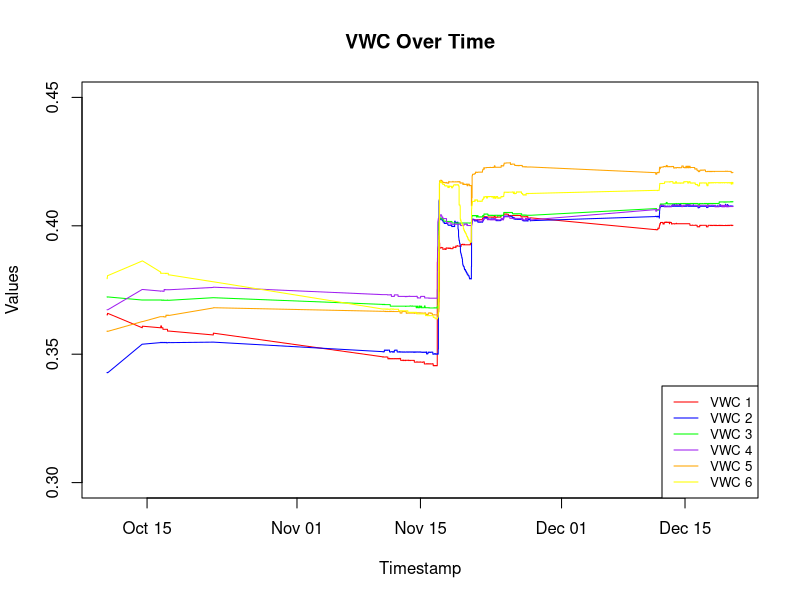
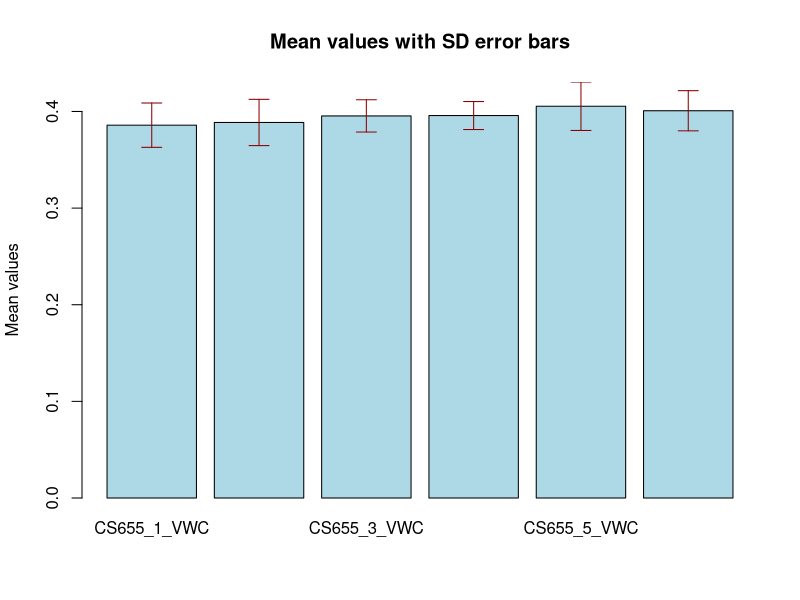
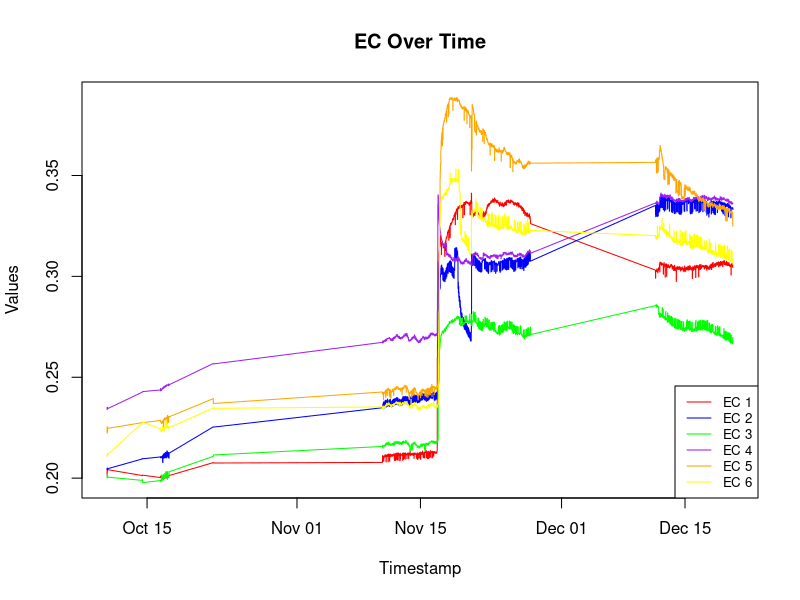
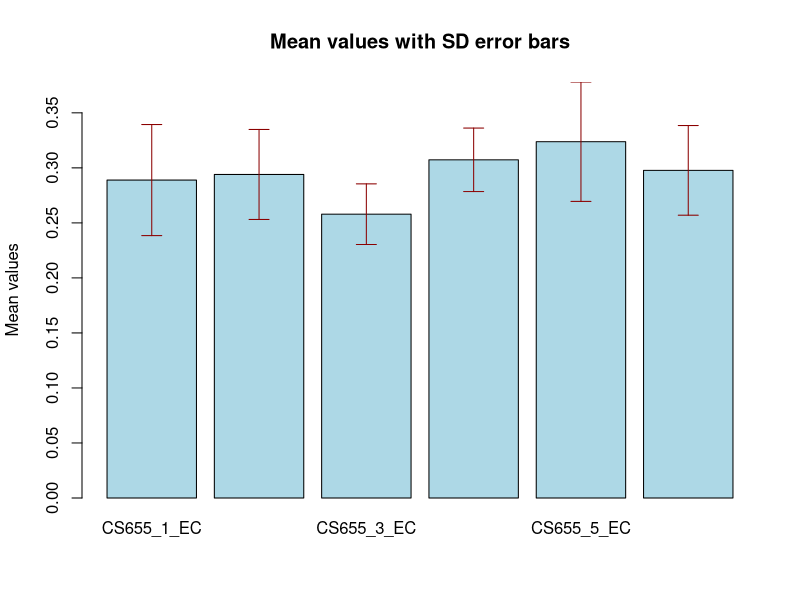
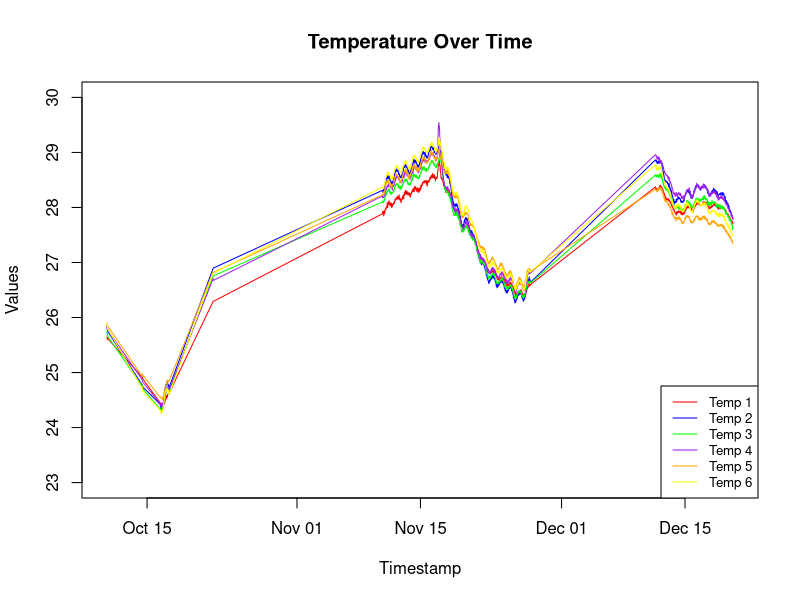
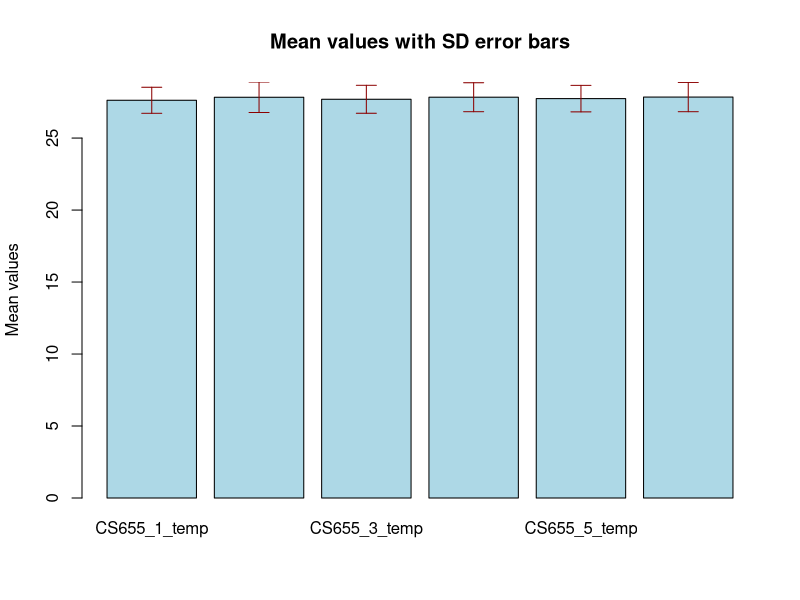

These charts were generated, in order, by the following R code:
#Author Mohammad Bahadori
#codes for Paddock Soil Data Processing

#uploading soil data from .dat file

#Read the file without headers
tempData <- read.table(file = "Ross T1_SoilData.dat", header = FALSE, sep = "\t")

# Check that the file has been read correctly by looking at the top
head(tempData)
str(tempData)

# Set the column names to the values of the second row
colnames(tempData) <- as.character(tempData[2, ])

# Remove unnecessary rows 
SoilData <- tempData[-c(1, 2, 3, 4), ]

# Reset row names to start at 1 and continue sequentially
rownames(SoilData) <- NULL

# Confirm the changes by looking at the top of the modified dataframe
head(SoilData)
str(SoilData)


# Create new data frame 'EC' using the column indices
VWC <- SoilData[, c(1, 3, 6, 9, 12, 15, 18)]
EC <- SoilData[, c(1, 4, 7, 10, 13, 16, 19)]
Temp <- SoilData[, c(1, 5, 8, 11, 14, 17, 20)]


# Alternatively, if the columns are consecutive, you can use
#VWC <- SoilData[, 1:6]
# EC <- SoilData[, 1:6]
#Temp <- SoilData[, 1:6]



#Lets do VWC first

# Check the structure and head of the 'VWC' dataset
str(VWC)
head(VWC)

# Check to see whether data are "as characer" or "numeric"
sapply(VWC[, 2:7], class)

# Convert all columns 2 to 7 to numeric if needed
VWC[, 2:7] <- sapply(VWC[, 2:7], function(x) as.numeric(as.character(x)))

# Remove rows that contain any NaN values
# First, loop through all elements and convert any "nan" or "NAN" strings to NA
VWC[VWC == "nan" | VWC == "NAN"] <- NA

# Then, use na.omit() to remove any rows containing NA values in the dataset
VWC <- na.omit(VWC)

# to exclude rows with any zeros
VWC <- VWC[!apply(VWC == 0, 1, any), ]

# Check the structure and head of the 'VWCp' dataset
str(VWC)
head(VWC)

#Write the 'VWC' dataframe to a .dat file with a tab delimiter and save it
write.table(VWC, file = "VWC1.dat", sep = "\t", row.names = FALSE, col.names = TRUE)

#Create the plot using ggplot2

install.packages("ggplot2")
library(ggplot2)

# Convert the date strings in column 1 to POSIXct datetime objects
VWC[, 1] <- as.POSIXct(VWC[, 1], format = "%d/%m/%Y %H:%M")

#Choose your desired y-axis limits (and change it manually in line below).
#y_min <- min(c(VWC[, 2], VWC[, 3], VWC[, 4], VWC[, 5], VWC[, 6], VWC[, 7]), na.rm = TRUE)
#y_max <- max(c(VWC[, 2], VWC[, 3], VWC[, 4], VWC[, 5], VWC[, 6], VWC[, 7]), na.rm = TRUE)

#Create a plot with timestamp on the x-axis and adjusted y-axis limits (adjust the y_max and y_min as you wish)
plot(VWC[, 1], VWC[, 2], type = 'l', col = 'red', xlab = 'Timestamp', ylab = 'Values',
     main = 'VWC Over Time', ylim = c(0.30, 0.45))

# Add the rest of the series to the same plot
lines(VWC[, 1], VWC[, 3], col = 'blue')
lines(VWC[, 1], VWC[, 4], col = 'green')
lines(VWC[, 1], VWC[, 5], col = 'purple')
lines(VWC[, 1], VWC[, 6], col = 'orange')
lines(VWC[, 1], VWC[, 7], col = 'yellow')
# Add a legend to distinguish the different lines
legend("bottomright", legend = c("VWC 1", "VWC 2", "VWC 3", "VWC 4", "VWC 5", "VWC 6"),
       col = c('red', 'blue', 'green', 'purple', 'orange', 'yellow'), lty = 1, cex = 0.8)

# Do some basic statistics
# Assuming VWC is your dataset with named columns

# List of column names from the 2nd to the 7th
columnNames <- names(VWC)[2:7]

# Calculate mean and SD for each of the specified columns
means <- sapply(VWC[, columnNames], mean, na.rm = TRUE)
sds <- sapply(VWC[, columnNames], sd, na.rm = TRUE)

# Create a new dataframe for the results
results <- data.frame(
  Mean = means,
  SD = sds
)

# Set the row names of the results dataframe to the column names
rownames(results) <- columnNames

# Display the results
print(results)

# make a graph to compare VWC across lysimeters

# Assuming 'results' dataframe contains the mean and SD information
# for each of the columns

# Create a bar plot for the mean values
barplot(results$Mean, names.arg = rownames(results), beside = TRUE,
        col = 'lightblue', ylim = c(0, max(results$Mean + results$SD)),
        main = "Mean values with SD error bars", ylab = "Mean values")

# Add error bars for SD
# Calculate the center position of each bar on the x-axis
bar_centers <- barplot(results$Mean, plot = FALSE)

# Add the error bars using the arrow function
arrows(x0 = bar_centers, y0 = results$Mean - results$SD,
       x1 = bar_centers, y1 = results$Mean + results$SD,
       angle = 90, code = 3, length = 0.1, col = 'darkred')

# Do ANOVA

# Ensure that you have the reshape2 package installed
install.packages("reshape2")
library(reshape2)

#Melt the data frame from wide format to long format for ANOVA
longVWC <- melt(VWC, id.vars = "TIMESTAMP", measure.vars = colnames(VWC)[2:7])

# Perform ANOVA
aov_results <- aov(value ~ variable, data = longVWC)

# Display the summary of the ANOVA
summary(aov_results)

# Post-hoc test if ANOVA significant
if (summary(aov_results)[[1]][["Pr(>F)"]][1] < 0.05) {
  TukeyHSD(aov_results)
} else {
  print("ANOVA is not significant; post-hoc analysis is not applicable.")
}


# Now let's do EC

# Check the structure and head of the 'EC' dataset
str(EC)
head(EC)


# Check to see whether data are "as characer" or "numeric"
sapply(EC[, 2:7], class)

# Convert all columns 2 to 7 to numeric if needed
EC[, 2:7] <- sapply(EC[, 2:7], function(x) as.numeric(as.character(x)))

# Remove rows that contain any NaN values
# First, loop through all elements and convert any "nan" or "NAN" strings to NA
EC[EC == "nan" | EC == "NAN"] <- NA

# Then, use na.omit() to remove any rows containing NA values in the dataset
EC <- na.omit(EC)

# to exclude rows with any zeros
EC <- EC[!apply(EC == 0, 1, any), ]


# Check the structure and head of the 'ECp' dataset
str(EC)
head(EC)


#Write the 'EC' dataframe to a .dat file with a tab delimiter and save it
write.table(EC, file = "EC1.dat", sep = "\t", row.names = FALSE, col.names = TRUE)


#Create the plot using ggplot2
#install.packages("ggplot2")
#library(ggplot2)

# Convert the date strings in column 1 to POSIXct datetime objects
EC[, 1] <- as.POSIXct(EC[, 1], format = "%d/%m/%Y %H:%M")

#Choose your desired y-axis limits (and change it manually in line below).
#y_min <- min(c(EC[, 2], EC[, 3], EC[, 4], EC[, 5], EC[, 6], EC[, 7]), na.rm = TRUE)
#y_max <- max(c(EC[, 2], EC[, 3], EC[, 4], EC[, 5], EC[, 6], EC[, 7]), na.rm = TRUE)

#Create a plot with timestamp on the x-axis and adjusted y-axis limits (adjust the y_max and y_min as you wish)
plot(EC[, 1], EC[, 2], type = 'l', col = 'red', xlab = 'Timestamp', ylab = 'Values', 
     main = 'EC Over Time', ylim = c(0.1978, 0.3887))

# Add the rest of the series to the same plot
lines(EC[, 1], EC[, 3], col = 'blue')
lines(EC[, 1], EC[, 4], col = 'green')
lines(EC[, 1], EC[, 5], col = 'purple')
lines(EC[, 1], EC[, 6], col = 'orange')
lines(EC[, 1], EC[, 7], col = 'yellow')
# Add a legend to distinguish the different lines
legend("bottomright", legend = c("EC 1", "EC 2", "EC 3", "EC 4", "EC 5", "EC 6"), 
       col = c('red', 'blue', 'green', 'purple', 'orange', 'yellow'), lty = 1, cex = 0.8)


# Do some basic statistics
# Assuming EC is your dataset with named columns

# List of column names from the 2nd to the 7th
columnNames <- names(EC)[2:7]

# Calculate mean and SD for each of the specified columns
means <- sapply(EC[, columnNames], mean, na.rm = TRUE)
sds <- sapply(EC[, columnNames], sd, na.rm = TRUE)

# Create a new dataframe for the results
results <- data.frame(
  Mean = means, 
  SD = sds
)

# Set the row names of the results dataframe to the column names
rownames(results) <- columnNames

# Display the results
print(results)


# make a graph to compare EC across lysimeters

# Assuming 'results' dataframe contains the mean and SD information
# for each of the columns

# Create a bar plot for the mean values
barplot(results$Mean, names.arg = rownames(results), beside = TRUE,
        col = 'lightblue', ylim = c(0, max(results$Mean + results$SD)), 
        main = "Mean values with SD error bars", ylab = "Mean values")

# Add error bars for SD
# Calculate the center position of each bar on the x-axis
bar_centers <- barplot(results$Mean, plot = FALSE)

# Add the error bars using the arrow function
arrows(x0 = bar_centers, y0 = results$Mean - results$SD, 
       x1 = bar_centers, y1 = results$Mean + results$SD, 
       angle = 90, code = 3, length = 0.1, col = 'darkred')


# Do ANOVA

# Ensure that you have the reshape2 package installed
#install.packages("reshape2")
#library(reshape2)

#Melt the data frame from wide format to long format for ANOVA
longEC <- melt(EC, id.vars = "TIMESTAMP", measure.vars = colnames(EC)[2:7])

# Perform ANOVA
aov_results <- aov(value ~ variable, data = longEC)

# Display the summary of the ANOVA
summary(aov_results)

# Post-hoc test if ANOVA significant
if (summary(aov_results)[[1]][["Pr(>F)"]][1] < 0.05) {
  TukeyHSD(aov_results)
} else {
  print("ANOVA is not significant; post-hoc analysis is not applicable.")
}


# Finally let's do Temperature

# Check the structure and head of the 'Temp' dataset
str(Temp)
head(Temp)

# Check to see whether data are "as characer" or "numeric"
sapply(Temp[, 2:7], class)

# Convert all columns 2 to 7 to numeric if needed
Temp[, 2:7] <- sapply(Temp[, 2:7], function(x) as.numeric(as.character(x)))

# Remove rows that contain any NaN values
# First, loop through all elements and convert any "nan" or "NAN" strings to NA
Temp[Temp == "nan" | Temp == "NAN"] <- NA

# Then, use na.omit() to remove any rows containing NA values in the dataset
Temp <- na.omit(Temp)

# to exclude rows with any zeros
Temp <- Temp[!apply(Temp == 0, 1, any), ]

# Check the structure and head of the 'Tempp' dataset
str(Temp)
head(Temp)

#Write the 'Temp' dataframe to a .dat file with a tab delimiter and save it
write.table(Temp, file = "Temp1.dat", sep = "\t", row.names = FALSE, col.names = TRUE)

#Create the plot using ggplot2
#install.packages("ggplot2")
#library(ggplot2)
# Convert the date strings in column 1 to POSIXct datetime objects
Temp[, 1] <- as.POSIXct(Temp[, 1], format = "%d/%m/%Y %H:%M")

#Choose your desired y-axis limits (and change it manually in line below).
#y_min <- min(c(Temp[, 2], Temp[, 3], Temp[, 4], Temp[, 5], Temp[, 6], Temp[, 7]), na.rm = TRUE)
#y_max <- max(c(Temp[, 2], Temp[, 3], Temp[, 4], Temp[, 5], Temp[, 6], Temp[, 7]), na.rm = TRUE)

#Create a plot with timestamp on the x-axis and adjusted y-axis limits (adjust the y_max and y_min as you wish)
plot(Temp[, 1], Temp[, 2], type = 'l', col = 'red', xlab = 'Timestamp', ylab = 'Values',
     main = 'Temperature Over Time', ylim = c(23, 30))

# Add the rest of the series to the same plot
lines(Temp[, 1], Temp[, 3], col = 'blue')
lines(Temp[, 1], Temp[, 4], col = 'green')
lines(Temp[, 1], Temp[, 5], col = 'purple')
lines(Temp[, 1], Temp[, 6], col = 'orange')
lines(Temp[, 1], Temp[, 7], col = 'yellow')
# Add a legend to distinguish the different lines
legend("bottomright", legend = c("Temp 1", "Temp 2", "Temp 3", "Temp 4", "Temp 5", "Temp 6"),
       col = c('red', 'blue', 'green', 'purple', 'orange', 'yellow'), lty = 1, cex = 0.8)

# Do some basic statistics
# Assuming Temp is your dataset with named columns

# List of column names from the 2nd to the 7th
columnNames <- names(Temp)[2:7]

# Calculate mean and SD for each of the specified columns
means <- sapply(Temp[, columnNames], mean, na.rm = TRUE)
sds <- sapply(Temp[, columnNames], sd, na.rm = TRUE)

# Create a new dataframe for the results
results <- data.frame(
  Mean = means,
  SD = sds
)

# Set the row names of the results dataframe to the column names
rownames(results) <- columnNames

# Display the results
print(results)

# make a graph to compare Temp across lysimeters

# Assuming 'results' dataframe contains the mean and SD information
# for each of the columns

# Create a bar plot for the mean values
barplot(results$Mean, names.arg = rownames(results), beside = TRUE,
        col = 'lightblue', ylim = c(0, max(results$Mean + results$SD)),
        main = "Mean values with SD error bars", ylab = "Mean values")

# Add error bars for SD
# Calculate the center position of each bar on the x-axis
bar_centers <- barplot(results$Mean, plot = FALSE)

# Add the error bars using the arrow function
arrows(x0 = bar_centers, y0 = results$Mean - results$SD,
       x1 = bar_centers, y1 = results$Mean + results$SD,
       angle = 90, code = 3, length = 0.1, col = 'darkred')

# Do ANOVA

# Ensure that you have the reshape2 package installed
#install.packages("reshape2")
#library(reshape2)

#Melt the data frame from wide format to long format for ANOVA
longTemp <- melt(Temp, id.vars = "TIMESTAMP", measure.vars = colnames(Temp)[2:7])

# Perform ANOVA
aov_results <- aov(value ~ variable, data = longTemp)

# Display the summary of the ANOVA
summary(aov_results)

# Post-hoc test if ANOVA significant
if (summary(aov_results)[[1]][["Pr(>F)"]][1] < 0.05) {
  TukeyHSD(aov_results)
} else {
  print("ANOVA is not significant; post-hoc analysis is not applicable.")
}

